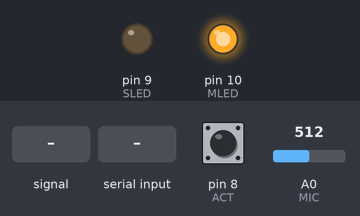
A sketch run on a simulated Arduino Mega 2560, built with avr-gcc and run on an emulated ATmega2560. Parts: output pins drawn as LEDs (lit = HIGH). The inputs (shaded band) are chosen by the test bench; at power-on: A0 (MIC) = 512, pin 8 (ACT) HIGH. The audio player accepts every command and is not drawn; what the sketch prints to the serial monitor is not drawn.

Above: at 1.7 s.
1.8 s: A0 (MIC) fed a 2 Hz sine of ±306 counts around its level
At 3.3 s:
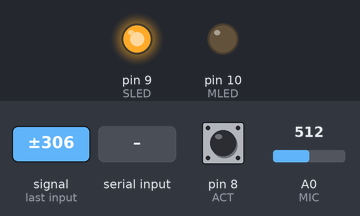
4.8 s: "light\n" received over the second serial link
At 6.1 s:
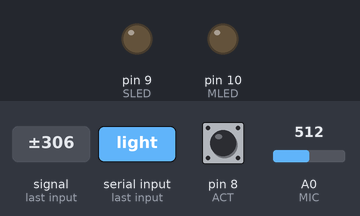
7.0 s: "On\n" received over the second serial link
At 8.3 s:
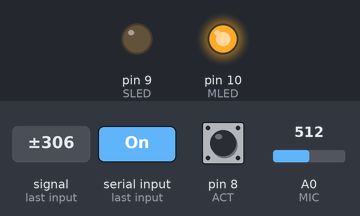
8.5 s: A0 (MIC) set to 550
At 9.9 s:
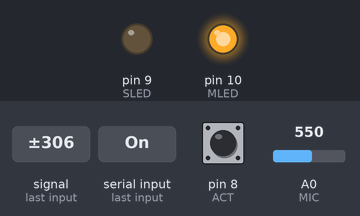
Timing chart, 0 to 11.5 s (numbered marks = the images above; inputs shaded):
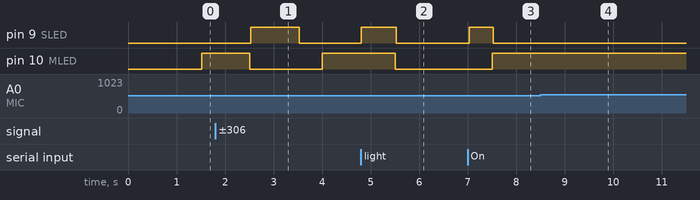

Measured:
- after the input at 1.8 s, pin 9 (SLED): LOW → HIGH after 0.73 s, → LOW 1.0 s later; pin 10 (MLED): HIGH → LOW after 0.71 s, → HIGH 1.5 s later
- after the input at 4.8 s, pin 9 (SLED): LOW → HIGH at once, → LOW 0.72 s later; pin 10 (MLED): HIGH → LOW after 0.71 s instead of 1.2 s
- after the input at 7.0 s, pin 9 (SLED): LOW → HIGH at once, → LOW 0.49 s later; pin 10 (MLED): LOW → HIGH after 0.51 s instead of 1.0 s
- after the input at 8.5 s, pin 10 (MLED): stays HIGH (without the input it goes to LOW after 1.5 s)

The sketch:

noswitch_1201.ino
```cpp
#include <SoftwareSerial.h>
#include <TaskScheduler.h>
#include <DFRobotDFPlayerMini.h>
#include <ArduinoJson.h>

#define MIC A0   // 마이크
#define MLED 10  // 조명 LED(릴레이 모듈)
#define ACT 8    // 모션인식
#define SLED 9   // 동작 LED

#define SOUND_ON 0       // 켜졌습니다.
#define SOUND_OFF 1      // 꺼졌습니다.
#define SOUND_SAVE 2     // 적용되었다
#define SOUND_REQSAFE 3  // 안전한가요
#define SOUND_ALERT 4    // 너 그러면 안되
#define SOUND_AUTOON 5   // 스마트감지 동작중입니다
#define SOUND_AUTOOFF 6  // 스마트감지 해제되었습니다
#define SOUND_MAX 7
#define RECVDATA_MAX 1024

#define PLACE_RESTROOM 'R'  // 화장실
#define PLACE_FLOOR 'F'     // 거실
#define PLACE_BEDROOM 'B'   // 침실

DFRobotDFPlayerMini DFPlayer;  // 객체 생성, dfplayer 활용

// typedef struct {
//   char HEADER[10];  // key
//   char DATA[1000];   // data
//   //char SCMD[1];
// } BT_HEADER;

///////////////////////////////////////
long g_shortDelay = 10000;  // 10초 -> 3분
long g_longDelay = 30000;   // 30초 -> 30분
//int g_midDelay = 60000;	  //

//String g_soundFileList[SOUND_MAX];  // 음향 파일리스트
char g_recvData[RECVDATA_MAX];  // 블루투스로 받는 데이터
int g_recvDataIndex = 0;
char g_sendData[RECVDATA_MAX];  // 블루투스로 보내는 데이터
int g_sendDataIndex = 0;
char g_placeType = PLACE_RESTROOM;  // 장소 - 화장실"R", 거실"F", 침실:"B"
bool g_autoDetectYn = true;         // 스마트 감지 사용 여부
long g_actStartTime;                // 감지 시작 시간 체크
char g_sLedStatus = '0';            // 상태값 : 0:off, 1:on
char g_mLedStatus = '0';            // 상태값 : 0:off, 1:on
char g_premLedStatus;               // 이전 상태값 저장

//bool g_btSendDataYn;		 	// 보낼 정보 여부
//bool g_actYn=false;
bool g_sLedBlinkYn = true;       // 깜박임 여부
int g_sLedBlinkInterval = 1000;  // 깜박임 주기
int g_alretCount = 0;            // 큰 소리 감지 횟수

int g_prevClap;             // 이전에 박수를 쳤는지를 표현하는 변수
int g_currClap;             // 현재 박수를 쳤는지를 표현하는 변수
long g_prevClapTime = 0;    // 이전에 박수를 친 시간을 기록하는 변수
long g_currClapTime = 0;    // 현재 박수를 친 시간을 기록하는 변수
long g_mLedChangeTime = 0;  // 조명의 On/Off가 바뀐 시간을 기록하는 변수

Scheduler runner;
///////////////////////////////////////
void devBtConnect();  // 함수 선언
void devBtDisconnect();
char* devBtSend();
char* devBtRecv();
void devSpPlay(int soundTrackindex);
int devMicRecv();
bool devActRecv();
void devSLedOn();
void devSLedOff();
void devSLedBlink();
void devMLedOn();
void devMLedOff();

Task t_devBtRecv(2000, TASK_FOREVER, []() {  // 블루투스 쓰레드
  devBtRecv();

  if (g_recvDataIndex > 0) {
    //BT_HEADER* pvBtHeader = (BT_HEADER*)g_recvData;

    StaticJsonDocument<1000> doc;  // 데이터 파싱
    char* json = (char*)g_recvData;
    auto error = deserializeJson(doc, json);
    if (error) {
      Serial.print("deserializeJson() failed with code ");
      Serial.println(error.c_str());
    }

    String header = doc["header"];
    String data = doc["data"];

    if (header == "light") {
      if (data == "On") {
        g_autoDetectYn = true;
        devMLedOn();
        devSpPlay(SOUND_AUTOON);
      }
      if (data == "Off") {
        g_autoDetectYn = false;
        devMLedOff();
        devSpPlay(SOUND_AUTOOFF);
      }
    }
    if (header == "setinfo") {
    }

    g_recvDataIndex = 0;
  }
});

Task t_devBtSend(3000, TASK_FOREVER, []() {  // 블루투스 전송 쓰레드
  Serial1.print(devBtSend());
});

Task t_devMicRecv(0, TASK_FOREVER, []() {  // 음성인식 쓰레드
  if (devMicRecv() > 540) { // 감도
    g_currClap = 1;
  } else {
    g_currClap = 0;
  }
  g_currClapTime = millis();

  if (g_currClap == 1) {
    if (
      (g_currClapTime > g_prevClapTime + 200) &&  // 이전 박수 0.2초 후에 박수소리가 들린거면
      (g_prevClap == 0) &&                        // 이전에 박수소리가 없었으면(큰소리가 계속 들리는경우 불이 켜지지 않음)
      (g_currClapTime < g_prevClapTime + 800) &&  // 이전 박수 0.8초 이전에 박수소리가 들린거면
      (g_currClapTime > g_mLedChangeTime + 1000)  // 전등 상태가 달라진지 1초 이후이면(박수를 세번쳤을때 반응이 없도록)
    ) {
      // 위 조건을 모두 만족한 경우
      g_autoDetectYn = !g_autoDetectYn;  // 스마트감지 상태를 토글, 꺼져있었으면 켜주고, 켜져있었으면 꺼주는 상태
      if (g_autoDetectYn == true) {
        devMLedOn();
        devSpPlay(SOUND_AUTOON);
        Serial.println("박수짝");
      } else if (g_autoDetectYn == false) {
        devMLedOff();
        devSpPlay(SOUND_AUTOOFF);
        Serial.println("박수짝");
      }
      g_mLedChangeTime = g_currClapTime;  // 현재의 시간을 changeTime으로 함
    }

    g_prevClapTime = g_currClapTime;  // 현재 박수시간을 이전 박수시간으로 해줌
  }
  g_prevClap = g_currClap;  // 현재 박수소리 상태를 이전 박수소리 상태로 해줌
});

Task t_devActRecv(500, TASK_FOREVER, []() {  //  모션인식 쓰레드
  if (devActRecv() == false) {
    return;
  }
  g_actStartTime = millis();

  if (g_autoDetectYn == true) {
    devMLedOn();
    if (g_premLedStatus != g_mLedStatus) {
      devSpPlay(SOUND_ON);
      g_premLedStatus = g_mLedStatus;
    }
  }
});

Task t_timer(1000, TASK_FOREVER, []() {  // 타이머 쓰레드
  // 자동감지 상태면 idle시간후 자동꺼짐
  if (g_autoDetectYn == true) {
    long currTime = millis();
    long delayTime = g_longDelay;  // default : long

    if (g_placeType == PLACE_RESTROOM)  // short
      delayTime = g_shortDelay;

    if (currTime - g_actStartTime >= delayTime) {
      devMLedOff();
      if (g_premLedStatus != g_mLedStatus) {
        devSpPlay(SOUND_OFF);
        g_premLedStatus = g_mLedStatus;
      }
    }

    //Serial.println(currTime - g_actStartTime);
    //Serial.println(delayTime);
  }
});

Task t_sLedBlink(g_sLedBlinkInterval, TASK_FOREVER, []() {  // 경고 LED 쓰레드
  // 특정 샘플이 실행될 때 g_sLedBlinkYn를 true로 만드는 코드가 필요 예) 엄청나게 큰소리가 지속 또는 그 후 응답이 없을 때 g_sLedBlinkYn를 true로
  if (g_sLedBlinkYn == false) {
    return;
  } else if (g_sLedBlinkYn == true) {
    devSLedBlink();
  }
});

////////////////////////////////////////////////////////////////////
void setup() {
  // g_soundFileList[SOUND_ON] = "";
  // g_soundFileList[SOUND_OFF] = "";
  // g_soundFileList[SOUND_SAVE] = "";
  // g_soundFileList[SOUND_REQSAFE] = "";
  // g_soundFileList[SOUND_ALERT] = "";
  // g_soundFileList[SOUND_AUTOON] = "";
  // g_soundFileList[SOUND_AUTOOFF] = "";

  Serial.begin(9600);
  Serial1.begin(9600);  // 블루투스 연결
  Serial2.begin(9600);  // 스피커 연결

  pinMode(MLED, OUTPUT);
  pinMode(MIC, INPUT);
  pinMode(ACT, INPUT);
  pinMode(SLED, OUTPUT);

  if (!DFPlayer.begin(Serial2), false) {  //객체 초기화
    Serial.println(F("Unable to begin:"));
    Serial.println(F("1.Please recheck the connection!"));
    Serial.println(F("2.Please insert the SD card!"));
    while (true)
      ;
  }
  delay(1);
  DFPlayer.volume(17);  // 볼륨을 조절합니다. 0~30까지 설정이 가능합니다.

  runner.init();
  runner.addTask(t_devBtRecv);
  runner.addTask(t_devBtSend);
  runner.addTask(t_devMicRecv);
  runner.addTask(t_devActRecv);
  runner.addTask(t_timer);
  runner.addTask(t_sLedBlink);

  t_devBtRecv.enable();
  t_devBtSend.enable();
  t_devMicRecv.enable();
  t_devActRecv.enable();
  t_timer.enable();
  t_sLedBlink.enable();
}

void loop() {
  runner.execute();
}

void devBtConnect() {  // 블루투스 연결
  if (Serial1.available() == false) {
    Serial1.begin(9600);
  }
}

void devBtDisconnect() {  // 블루투스 연결 해제
  if (Serial1.available() == true) {
    Serial1.print("AT+DISC\r\n");
  }
}

char* devBtSend() {  // 블루투스에 값을 보냄 , 보낼 값 작성해야함
  if (Serial1.available() == false) {
    devBtConnect();
  }

  // String payload = (String)g_placeType;     // 장소 - 화장실"R", 거실"F", 침실:"B"
  // payload += "," + (String)g_autoDetectYn;  // 스마트 감지 사용 여부
  // payload += "," + (String)g_mLedStatus;    // 상태값 : 0:off, 1:on
  // payload += "/";

  //json 만들기
  String json_tmp = "{";

  json_tmp += "\"place\":\"";
  json_tmp += (String)g_placeType;
  json_tmp += "\",";

  json_tmp += "\"smartdetect\":\"";
  json_tmp += (String)g_autoDetectYn;
  json_tmp += "\",";

  json_tmp += "\"light\":\"";
  json_tmp += (String)g_mLedStatus;
  json_tmp += "\"}";

  Serial.println(json_tmp);
  g_sendDataIndex = json_tmp.length();
  json_tmp.toCharArray(g_sendData, g_sendDataIndex + 1);
  g_sendData[g_sendDataIndex] = 0x00;

  return g_sendData;
}

char* devBtRecv() {  // 블루투스가 값을 받음
  if (Serial1.available() == false) {
    devBtConnect();
  }

  String inString = Serial1.readStringUntil('\n');
  if (inString.length() == 0)
    return "";

  Serial.println(inString);
  g_recvDataIndex = inString.length();
  inString.toCharArray(g_recvData, g_recvDataIndex + 1);
  g_recvData[g_recvDataIndex] = 0x00;

  return g_recvData;
}

// char* devBtRecv() {  // 블루투스가 값을 받음
//   if (Serial1.available() == false) {
//     devBtConnect();
//   }
//   if (Serial1.available() == true) {
//     int tempRecvDataIndex = g_recvDataIndex;
//     g_recvDataIndex = 0;
//     while (Serial1.available()) {
//       g_recvData[tempRecvDataIndex++] = Serial1.read();
//       if (tempRecvDataIndex + 1 > RECVDATA_MAX)
//         break;
//     }
//     Serial.println(g_recvData);
//     g_recvData[tempRecvDataIndex] = 0x00;
//     g_recvDataIndex = tempRecvDataIndex;
//     return g_recvData;
//   }
//   return "";
// }

void devSpPlay(int soundTrackindex) {  // 스피커 출력
  if (soundTrackindex < 0)
    return;

  if (DFPlayer.readState() == -1) {  // 스피커 소리가 이미 나는 중인지 체크
    DFPlayer.playMp3Folder(soundTrackindex + 1);
  }
}

int devMicRecv() {  // 마이크 수신만, 일단 임시로 사용
  int micValue = analogRead(MIC);

  return micValue;
}

bool devActRecv() {                 // 모션센서 수신, 임시로 사용
  int actState = digitalRead(ACT);  //
  if (actState == 0) {
    return false;
  }
  if (actState == 1) {
    return true;
  }
}

void devSLedOn() {  // 상태 LED 켜기
  digitalWrite(SLED, HIGH);
  g_sLedStatus = '1';
}

void devSLedOff() {  //	상태LED 끄기
  digitalWrite(SLED, LOW);
  g_sLedStatus = '0';
}

void devSLedBlink() {  //상태LED 깜박이기
  if (g_sLedStatus == '0') {
    devSLedOn();
  } else if (g_sLedStatus == '1') {
    devSLedOff();
  }
}

void devMLedOn() {  //조명LED 켜기
  digitalWrite(MLED, HIGH);
  g_mLedStatus = '1';
}

void devMLedOff() {  //조명LED 끄기
  digitalWrite(MLED, LOW);
  g_mLedStatus = '0';
}
```
